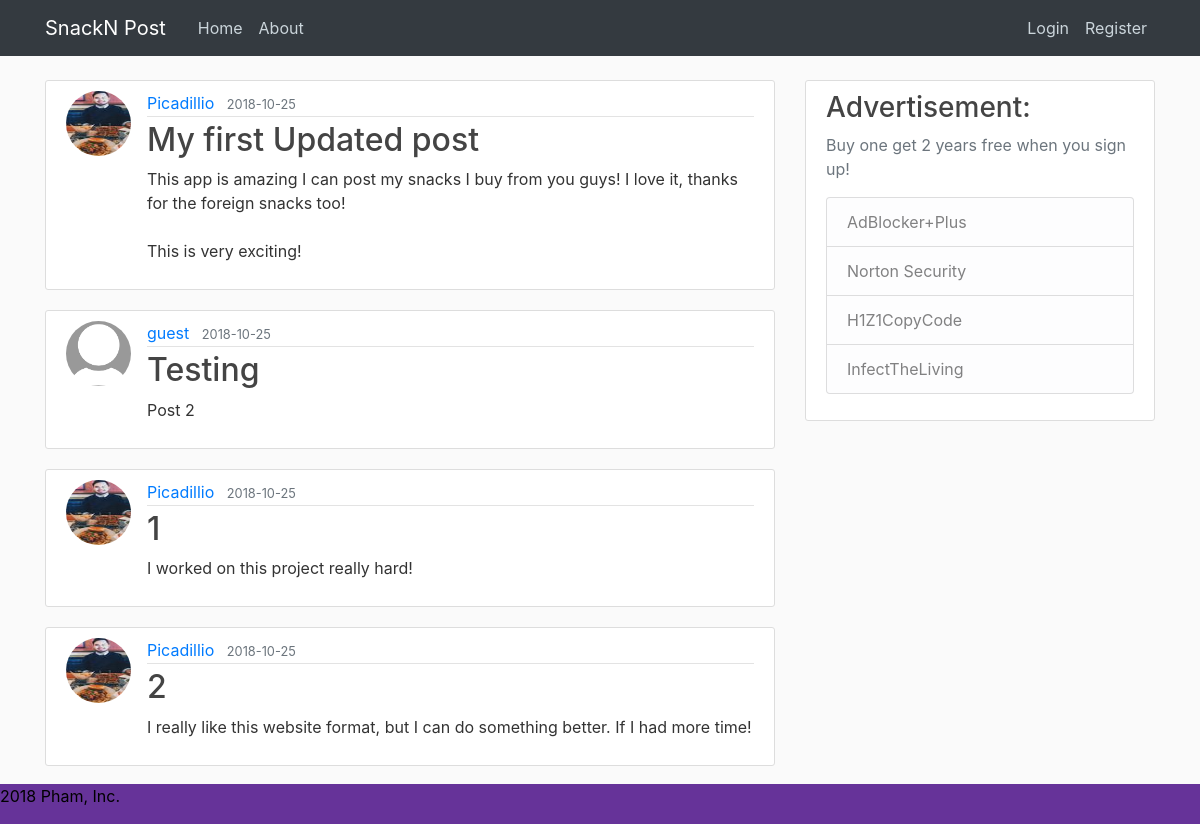
The page /home on the database its author committed.
### flaskblog/models.py (models this page shows, shortened)
class Post(db.Model):
    id = db.Column(db.Integer, primary_key=True)
    title = db.Column(db.String(100), nullable=False)
    date_posted = db.Column(db.DateTime, nullable=False, default=datetime.utcnow)
    content = db.Column(db.Text, nullable=False)
    user_id = db.Column(db.Integer, db.ForeignKey('user.id'), nullable=False)

class User(db.Model, UserMixin):
    id = db.Column(db.Integer, primary_key=True)
    username = db.Column(db.String(20), unique=True, nullable=False)
    email = db.Column(db.String(120), unique=True, nullable=False)
    image_file = db.Column(db.String(20), nullable=False, default='default.jpg')
    password = db.Column(db.String(60), nullable=False)
    posts = db.relationship('Post', backref='author', lazy=True)

### flaskblog/routes.py (the view)
@app.route("/")
@app.route("/home")
def home():
    page = request.args.get('page', 1, type=int)
    posts = Post.query.paginate(page=page, per_page=4)
    return render_template('home.html', posts=posts)

### flaskblog/templates/home.html (shortened to what this page needs)
{% extends "layout.html" %}
{% block content %}
    {% for post in posts.items %}
        <article class="media content-section">
         <img class="rounded-circle article-img" src="{{ url_for('static', filename='profile_pics/' + post.author.image_file) }}">
          <div class="media-body">
            <div class="article-metadata">
              <a class="mr-2" href="#">{{ post.author.username }}</a>
              <small class="text-muted">{{ post.date_posted.strftime('%Y-%m-%d') }}</small>
            </div>
            <h2><a class="article-title" href="{{ url_for('post', post_id=post.id) }}">{{ post.title }}</a></h2>
            <p class="article-content">{{ post.content }}</p>
          </div>
        </article>
    {% endfor %}
{% endblock content %}

### flaskblog/templates/layout.html (shortened to what this page needs)
<!DOCTYPE html>
<html>
<head>
    <link rel="stylesheet" href="https://maxcdn.bootstrapcdn.com/bootstrap/4.0.0/css/bootstrap.min.css">
    <link rel="stylesheet" type="text/css" href="{{ url_for('static', filename='main.css') }}">
</head>
<body>
    <header class="site-header">
      <nav class="navbar navbar-expand-md navbar-dark bg-dark fixed-top" style="background-image: url(https://d262ilb51hltx0.cloudfront.net/max/2000/1*DZwdGMaeu-rvTroJYui6Uw.jpeg)">
        <div class="container">
          <a class="navbar-brand mr-4" href="/">SnackN Post</a>
          <div class="collapse navbar-collapse" id="navbarToggle">
            <div class="navbar-nav mr-auto">
              <a class="nav-item nav-link" href="{{ url_for('home') }}">Home</a>
              <a class="nav-item nav-link" href="{{ url_for('about') }}">About</a>
            </div>
            <div class="navbar-nav">
                {% if current_user.is_authenticated %}
              <a class="nav-item nav-link" href="{{ url_for('shop') }}">Shop</a>
              <a class="nav-item nav-link" href="{{ url_for('cart') }}">Cart</a>
              <a class="nav-item nav-link" href="{{ url_for('new_post') }}">Post Up</a>
              <a class="nav-item nav-link" href="{{ url_for('account') }}">Account</a>
              <a class="nav-item nav-link" href="{{ url_for('logout') }}">Logout</a>
                {% else %}
              <a class="nav-item nav-link" href="{{ url_for('login') }}">Login</a>
              <a class="nav-item nav-link" href="{{ url_for('register') }}">Register</a>
                {% endif %}
            </div>
          </div>
        </div>
      </nav>
    </header>
    <main role="main" class="container">
      <div class="row">
        <div class="col-md-8">
          {% block content %}{% endblock %}
        </div>
        <div class="col-md-4">
          <div class="content-section">
           <h3>Advertisement:</h3>
           <p class="text-muted">Buy one get 2 years free when you sign up!</p>
              <ul class="list-group">
                <li class="list-group-item list-group-item-light">AdBlocker+Plus</li>
                <li class="list-group-item list-group-item-light">Norton Security</li>
                <li class="list-group-item list-group-item-light">H1Z1CopyCode</li>
                <li class="list-group-item list-group-item-light">InfectTheLiving</li>
              </ul>
          </div>
        </div>
      </div>
    </main>
    <div class="footer">
    <p>2018 Pham, Inc.</p>
    </div>
</body>
</html>

### flaskblog/static/main.css (style rules this page uses)
body { background: #fafafa; color: #333333; margin-top: 5rem; }
h1, h2, h3, h4, h5, h6 { color: #444444; }
.site-header .navbar-nav .nav-link { color: #cbd5db; }
.content-section { background: #ffffff; padding: 10px 20px; border: 1px solid #dddddd; border-radius: 3px; margin-bottom: 20px; }
.article-title { color: #444444; }
.article-content { white-space: pre-line; }
.article-img { height: 65px; width: 65px; margin-right: 16px; }
.article-metadata { padding-bottom: 1px; margin-bottom: 4px; border-bottom: 1px solid #e3e3e3 }

### flaskblog/templates/layout.html (style rules this page uses)
.footer { position: fixed; left: 0; bottom: 0; width: 100%; background-color: rebeccapurple; color: black; text-align: left; }

### rows shown on the page
Post: image_file (picture), author.username "Picadillio", date_posted "2018-10-25", title "My first Updated post", content "This app is amazing I can post my snacks I buy from you guys! I love it, thanks for the foreign snacks too! This is very exciting!"
Post: image_file (placeholder picture), author.username "guest", date_posted "2018-10-25", title "Testing", content "Post 2"
Post: image_file (picture), author.username "Picadillio", date_posted "2018-10-25", title "1", content "I worked on this project really hard!"
Post: image_file (picture), author.username "Picadillio", date_posted "2018-10-25", title "2", content "I really like this website format, but I can do something better. If I had more time!"
